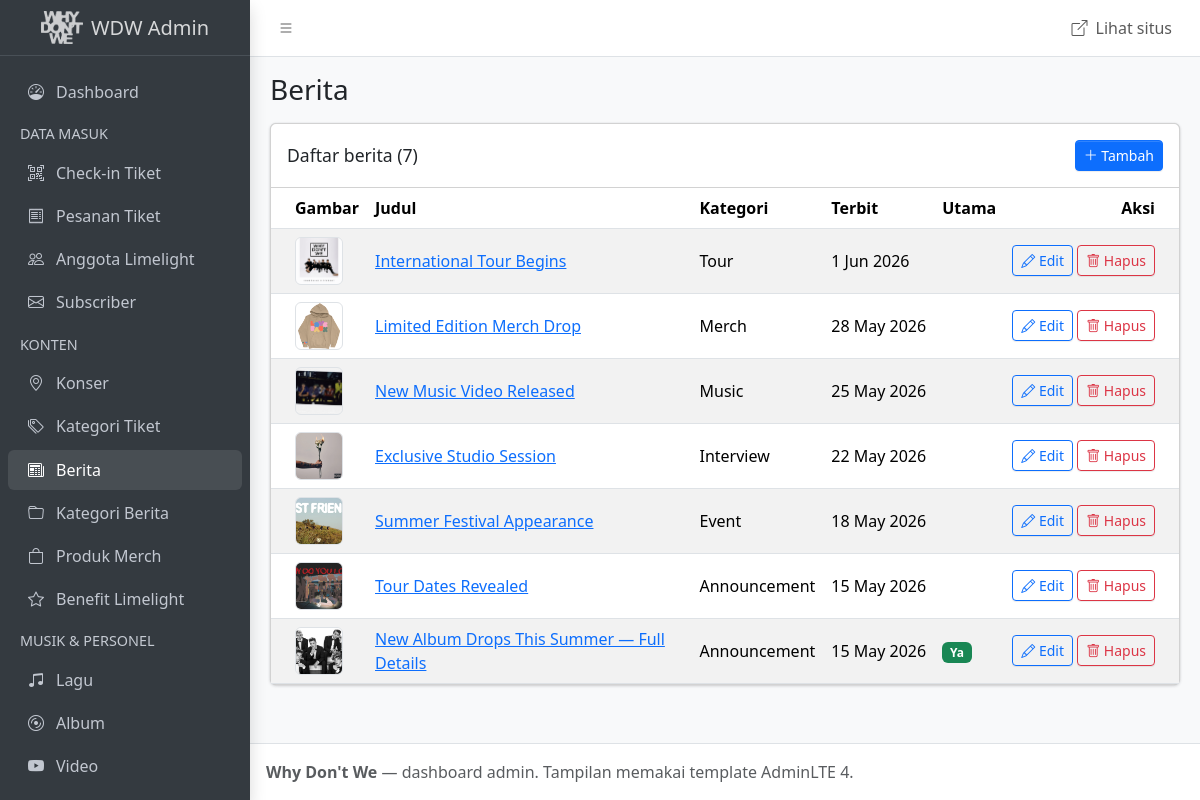
The page /admin/news.php on the database its author committed.
### tables this page shows
CREATE TABLE news (
  id             INT UNSIGNED  NOT NULL AUTO_INCREMENT,
  category_id    INT UNSIGNED  NOT NULL,
  slug           VARCHAR(150)  NOT NULL,
  title          VARCHAR(200)  NOT NULL,
  excerpt        VARCHAR(300)  NULL,                 
  content        MEDIUMTEXT    NOT NULL,             
  thumbnail      VARCHAR(255)  NULL,
  read_time_min  TINYINT UNSIGNED NULL,
  is_featured    BOOLEAN       NOT NULL DEFAULT FALSE,
  published_at   DATETIME      NULL,
  PRIMARY KEY (id),
  UNIQUE KEY uq_news_slug (slug),
  CONSTRAINT fk_news_category FOREIGN KEY (category_id) REFERENCES news_categories (id)
);

CREATE TABLE news_categories (
  id            INT UNSIGNED  NOT NULL AUTO_INCREMENT,
  name          VARCHAR(50)   NOT NULL,
  PRIMARY KEY (id),
  UNIQUE KEY uq_news_categories_name (name)
);

### includes/db.php (called while the page is built, shortened)
<?php
function e($text)
{
    return htmlspecialchars((string) $text, ENT_QUOTES, 'UTF-8');
}

### admin/news.php (the view, shortened to what this page needs)
<?php
require __DIR__ . '/includes/init.php';
$action = $_GET['action'] ?? 'list';
if ($action === 'list') {
    $rows = mysqli_fetch_all(mysqli_query($conn, '
        SELECT n.id, n.slug, n.title, n.thumbnail, n.is_featured, n.published_at, c.name AS category
        FROM news n JOIN news_categories c ON c.id = n.category_id
        ORDER BY n.published_at DESC, n.id DESC'), MYSQLI_ASSOC);
}
require __DIR__ . '/includes/header.php';
?>
<?php if ($action === 'list'): ?>
<div class="card">
  <div class="card-header d-flex align-items-center">
    <h3 class="card-title mb-0">Daftar berita (<?= count($rows) ?>)</h3>
    <a href="news.php?action=add" class="btn btn-primary btn-sm ms-auto"><i class="bi bi-plus-lg"></i> Tambah</a>
  </div>
  <div class="card-body p-0 table-responsive">
    <table class="table table-striped table-hover align-middle mb-0">
      <thead><tr><th>Gambar</th><th>Judul</th><th>Kategori</th><th>Terbit</th><th>Utama</th><th class="text-end">Aksi</th></tr></thead>
      <tbody>
        <?php foreach ($rows as $row): ?>
        <tr>
          <td><?= thumb($row['thumbnail']) ?></td>
          <td><a href="../src/article/article.php?slug=<?= e($row['slug']) ?>" target="_blank"><?= e($row['title']) ?></a></td>
          <td><?= e($row['category']) ?></td>
          <td class="text-nowrap"><?= $row['published_at'] ? date('j M Y', strtotime($row['published_at'])) : '—' ?></td>
          <td><?= $row['is_featured'] ? '<span class="badge text-bg-success">Ya</span>' : '' ?></td>
          <td class="text-end text-nowrap"><?= action_buttons('news.php', $row['id']) ?></td>
        </tr>
        <?php endforeach; ?>
      </tbody>
    </table>
  </div>
</div>
<?php endif; ?>
<?php require __DIR__ . '/includes/footer.php'; ?>

### admin/includes/init.php (shortened to what this page needs)
<?php
require __DIR__ . '/../../includes/db.php';
function media_url($path)
{
    return preg_match('#^https?://#', $path) ? $path : '../' . $path;
}
function thumb($path)
{
    return '<img src="' . e(media_url($path)) . '" alt="" class="rounded border" style="width:48px;height:48px;object-fit:cover">';
}
function action_buttons($page, $id)
{
    return '<a href="' . $page . '?action=edit&id=' . (int) $id . '" class="btn btn-sm btn-outline-primary"><i class="bi bi-pencil"></i> Edit</a> '
        . '<form method="post" action="' . $page . '" class="d-inline" onsubmit="return confirm(\'Hapus data ini?\')">'
        . '<input type="hidden" name="do" value="delete"><input type="hidden" name="id" value="' . (int) $id . '">'
        . '<button class="btn btn-sm btn-outline-danger"><i class="bi bi-trash"></i> Hapus</button></form>';
}

### rows shown on the page
news: thumbnail (picture), title "International Tour Begins", category.name "Tour", published_at "1 Jun 2026"
news: thumbnail (picture), title "Limited Edition Merch Drop", category.name "Merch", published_at "28 May 2026"
news: thumbnail (picture), title "New Music Video Released", category.name "Music", published_at "25 May 2026"
news: thumbnail (picture), title "Exclusive Studio Session", category.name "Interview", published_at "22 May 2026"
news: thumbnail (picture), title "Summer Festival Appearance", category.name "Event", published_at "18 May 2026"
news: thumbnail (picture), title "Tour Dates Revealed", category.name "Announcement", published_at "15 May 2026"
news: thumbnail (picture), title "New Album Drops This Summer — Full Details", category.name "Announcement", published_at "15 May 2026", is_featured "Ya"

### other values the page prints
$group "DATA MASUK"
$title "Check-in Tiket"
$title "Pesanan Tiket"
$title "Anggota Limelight"
$title "Subscriber"
$group "KONTEN"
$title "Konser"
$title "Kategori Tiket"
$title "Berita"
$title "Kategori Berita"
$title "Produk Merch"
$title "Benefit Limelight"
$group "MUSIK & PERSONEL"
$title "Lagu"
$title "Album"
